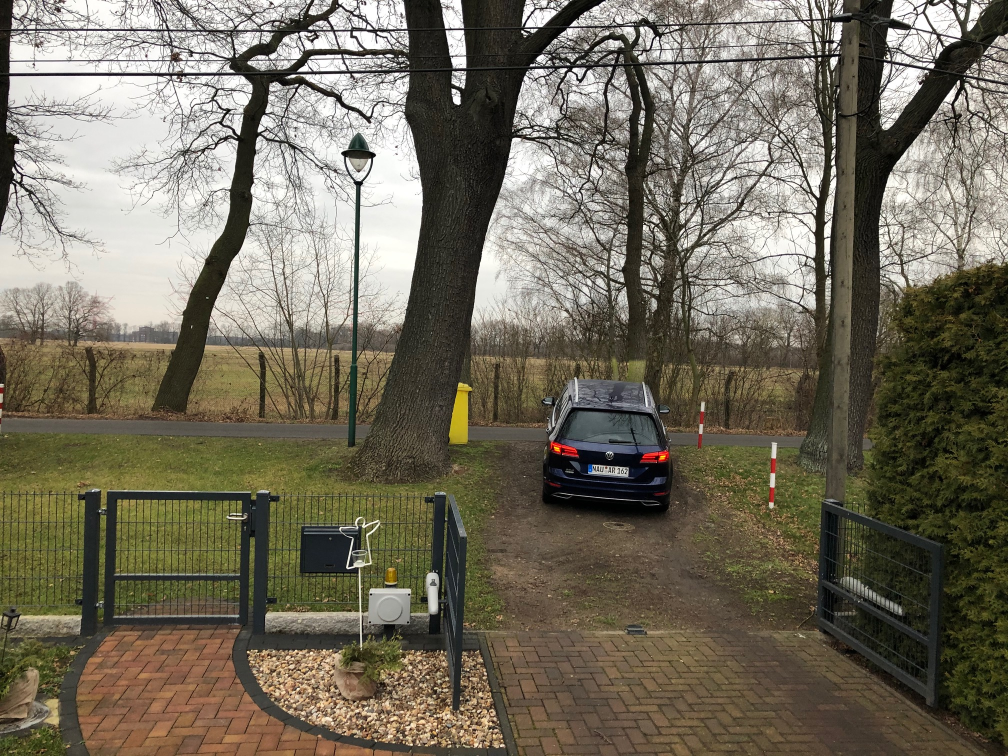
#> input picture test/test8.jpeg, 2016 x 1512 px (shown at 1/2 size)
$ python imgshow_ocr.py
#> lines starting #> are read from the running program, lines starting #| are printed output that depends on the picture; after the words box and inside, x2 and y2 are one past the last pixel; in counts of white or black regions, pixels touching at a corner belong together
# https://www.pyimagesearch.com/2017/07/10/using-tesseract-ocr-python/
# pip3 install pillow
# pip3 install pytesseract
# sudo apt-get install tesseract-ocr

# import the necessary packages
from PIL import Image
import pytesseract
import cv2
import os

path = 'test8.jpeg'
dim = (640, 480)
y = 925
x = 1175
h = 45
w = 85
#processing = 'blur'
processing = 'thresh'


while True:

    img = cv2.imread(path)
#> img is the input picture: shape (1512, 2016, 3); mean B, G, R 92.7, 108.6, 114.5
    img = img[y:y+h, x:x+w]
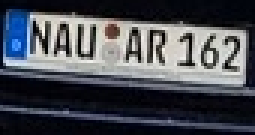
#> img: shape (45, 85, 3) (shown 3 times larger); mean B, G, R 83.5, 76.1, 73
    img = cv2.fastNlMeansDenoisingColored(img,None,10,10,7,42)
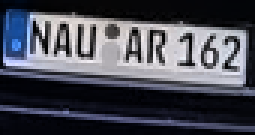
#> img: shape (45, 85, 3) (shown 3 times larger); mean B, G, R 85.3, 75, 73.3
    img_name = "img_denoised_%s.jpg" %(h)
    cv2.imwrite(img_name,img)

    # load the example image and convert it to grayscale
    gray = cv2.cvtColor(img, cv2.COLOR_BGR2GRAY)
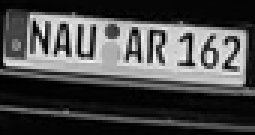
#> gray: shape (45, 85) (shown 3 times larger); min 0, max 247, mean 75.6

    # check to see if we should apply thresholding to preprocess the
    # image
    if processing == "thresh":
        gray = cv2.threshold(gray, 0, 255, cv2.THRESH_BINARY | cv2.THRESH_OTSU)[1]
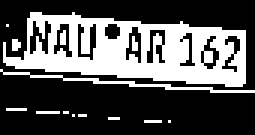
#> gray: shape (45, 85) (shown 3 times larger); 33.4% white; 14 white regions (12 under 20 px), largest, box (x1, y1, x2, y2) and area: (1, 4, 82, 29) 1126, (0, 23, 85, 31) 92

    # make a check to see if median blurring should be done to remove
    # noise
    elif processing == "blur":
        gray = cv2.medianBlur(gray, 3)

    # write the grayscale image to disk as a temporary file so we can
    # apply OCR to it
    filename = "{}.png".format(os.getpid())
    cv2.imwrite(filename, gray)

    # load the image as a PIL/Pillow image, apply OCR, and then delete
    # the temporary file
#> (the run stopped early here; a loop or call above may not have finished)
